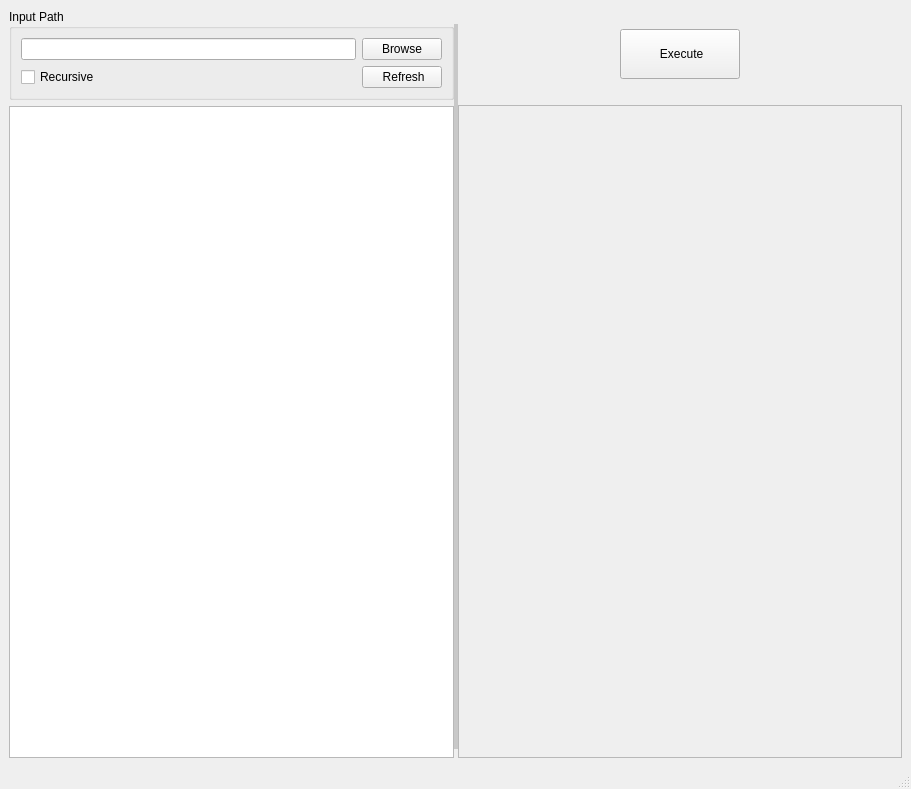
<?xml version="1.0" encoding="UTF-8"?>
<ui version="4.0">
 <class>MainWindow</class>
 <widget class="QMainWindow" name="MainWindow">
  <property name="geometry">
   <rect>
    <x>0</x>
    <y>0</y>
    <width>911</width>
    <height>789</height>
   </rect>
  </property>
  <property name="sizePolicy">
   <sizepolicy hsizetype="Preferred" vsizetype="Preferred">
    <horstretch>0</horstretch>
    <verstretch>0</verstretch>
   </sizepolicy>
  </property>
  <property name="minimumSize">
   <size>
    <width>662</width>
    <height>461</height>
   </size>
  </property>
  <property name="windowTitle">
   <string>MainWindow</string>
  </property>
  <property name="layoutDirection">
   <enum>Qt::LayoutDirection::LeftToRight</enum>
  </property>
  <widget class="QWidget" name="centralwidget">
   <property name="minimumSize">
    <size>
     <width>662</width>
     <height>400</height>
    </size>
   </property>
   <layout class="QHBoxLayout" name="horizontalLayout">
    <item>
     <widget class="QSplitter" name="splitter">
      <property name="sizePolicy">
       <sizepolicy hsizetype="Minimum" vsizetype="Preferred">
        <horstretch>0</horstretch>
        <verstretch>0</verstretch>
       </sizepolicy>
      </property>
      <property name="minimumSize">
       <size>
        <width>425</width>
        <height>400</height>
       </size>
      </property>
      <property name="autoFillBackground">
       <bool>false</bool>
      </property>
      <property name="styleSheet">
       <string notr="true">QSplitter::handle {
    background-color: rgb(200, 200, 200);
    margin-top: 15px;   /* shrink visible part */
    margin-bottom: 9px;  /* shrink visible part */
}
</string>
      </property>
      <property name="lineWidth">
       <number>0</number>
      </property>
      <property name="orientation">
       <enum>Qt::Orientation::Horizontal</enum>
      </property>
      <property name="opaqueResize">
       <bool>true</bool>
      </property>
      <property name="handleWidth">
       <number>4</number>
      </property>
      <property name="childrenCollapsible">
       <bool>false</bool>
      </property>
      <widget class="QWidget" name="LeftWidgetContainer" native="true">
       <property name="sizePolicy">
        <sizepolicy hsizetype="MinimumExpanding" vsizetype="MinimumExpanding">
         <horstretch>0</horstretch>
         <verstretch>0</verstretch>
        </sizepolicy>
       </property>
       <property name="minimumSize">
        <size>
         <width>325</width>
         <height>300</height>
        </size>
       </property>
       <layout class="QGridLayout" name="gridLayout_3">
        <item row="0" column="0">
         <widget class="QGroupBox" name="groupBox">
          <property name="sizePolicy">
           <sizepolicy hsizetype="MinimumExpanding" vsizetype="Fixed">
            <horstretch>0</horstretch>
            <verstretch>0</verstretch>
           </sizepolicy>
          </property>
          <property name="minimumSize">
           <size>
            <width>300</width>
            <height>86</height>
           </size>
          </property>
          <property name="maximumSize">
           <size>
            <width>16777215</width>
            <height>16777215</height>
           </size>
          </property>
          <property name="title">
           <string>Input Path</string>
          </property>
          <layout class="QGridLayout" name="gridLayout_2">
           <item row="0" column="0">
            <widget class="QLineEdit" name="path_line_edit">
             <property name="sizePolicy">
              <sizepolicy hsizetype="Expanding" vsizetype="Fixed">
               <horstretch>1</horstretch>
               <verstretch>0</verstretch>
              </sizepolicy>
             </property>
             <property name="minimumSize">
              <size>
               <width>100</width>
               <height>0</height>
              </size>
             </property>
            </widget>
           </item>
           <item row="0" column="1">
            <widget class="QPushButton" name="browse_button">
             <property name="sizePolicy">
              <sizepolicy hsizetype="Preferred" vsizetype="Preferred">
               <horstretch>0</horstretch>
               <verstretch>0</verstretch>
              </sizepolicy>
             </property>
             <property name="text">
              <string>Browse</string>
             </property>
            </widget>
           </item>
           <item row="1" column="0">
            <widget class="QCheckBox" name="recursive_check_box">
             <property name="sizePolicy">
              <sizepolicy hsizetype="Fixed" vsizetype="Fixed">
               <horstretch>0</horstretch>
               <verstretch>0</verstretch>
              </sizepolicy>
             </property>
             <property name="minimumSize">
              <size>
               <width>50</width>
               <height>0</height>
              </size>
             </property>
             <property name="text">
              <string>Recursive</string>
             </property>
            </widget>
           </item>
           <item row="1" column="1">
            <widget class="QPushButton" name="refresh_button">
             <property name="sizePolicy">
              <sizepolicy hsizetype="Preferred" vsizetype="Preferred">
               <horstretch>0</horstretch>
               <verstretch>0</verstretch>
              </sizepolicy>
             </property>
             <property name="minimumSize">
              <size>
               <width>20</width>
               <height>20</height>
              </size>
             </property>
             <property name="autoFillBackground">
              <bool>false</bool>
             </property>
             <property name="styleSheet">
              <string notr="true"/>
             </property>
             <property name="text">
              <string> Refresh</string>
             </property>
             <property name="icon">
              <iconset>
               <normaloff>../assets/refresh-arrows.png</normaloff>../assets/refresh-arrows.png</iconset>
             </property>
             <property name="default">
              <bool>false</bool>
             </property>
             <property name="flat">
              <bool>false</bool>
             </property>
            </widget>
           </item>
          </layout>
         </widget>
        </item>
        <item row="1" column="0">
         <widget class="QTreeView" name="directory_tree_view">
          <property name="sizePolicy">
           <sizepolicy hsizetype="MinimumExpanding" vsizetype="MinimumExpanding">
            <horstretch>0</horstretch>
            <verstretch>0</verstretch>
           </sizepolicy>
          </property>
          <property name="minimumSize">
           <size>
            <width>300</width>
            <height>200</height>
           </size>
          </property>
          <property name="alternatingRowColors">
           <bool>true</bool>
          </property>
         </widget>
        </item>
       </layout>
      </widget>
      <widget class="QWidget" name="RightWidgetContainer" native="true">
       <property name="sizePolicy">
        <sizepolicy hsizetype="Minimum" vsizetype="Minimum">
         <horstretch>0</horstretch>
         <verstretch>0</verstretch>
        </sizepolicy>
       </property>
       <property name="minimumSize">
        <size>
         <width>325</width>
         <height>300</height>
        </size>
       </property>
       <layout class="QGridLayout" name="gridLayout_4">
        <item row="3" column="0">
         <widget class="QScrollArea" name="inspector_scroll_area">
          <property name="sizePolicy">
           <sizepolicy hsizetype="MinimumExpanding" vsizetype="MinimumExpanding">
            <horstretch>0</horstretch>
            <verstretch>0</verstretch>
           </sizepolicy>
          </property>
          <property name="minimumSize">
           <size>
            <width>300</width>
            <height>200</height>
           </size>
          </property>
          <property name="widgetResizable">
           <bool>true</bool>
          </property>
          <widget class="QWidget" name="scroll_area_widget_contents">
           <property name="geometry">
            <rect>
             <x>0</x>
             <y>0</y>
             <width>424</width>
             <height>600</height>
            </rect>
           </property>
          </widget>
         </widget>
        </item>
        <item row="0" column="0">
         <spacer name="top_vertical_spacer">
          <property name="orientation">
           <enum>Qt::Orientation::Vertical</enum>
          </property>
          <property name="sizeType">
           <enum>QSizePolicy::Policy::Fixed</enum>
          </property>
          <property name="sizeHint" stdset="0">
           <size>
            <width>0</width>
            <height>20</height>
           </size>
          </property>
         </spacer>
        </item>
        <item row="2" column="0">
         <spacer name="bottom_vertical_spacer">
          <property name="orientation">
           <enum>Qt::Orientation::Vertical</enum>
          </property>
          <property name="sizeType">
           <enum>QSizePolicy::Policy::Fixed</enum>
          </property>
          <property name="sizeHint" stdset="0">
           <size>
            <width>0</width>
            <height>20</height>
           </size>
          </property>
         </spacer>
        </item>
        <item row="1" column="0" alignment="Qt::AlignmentFlag::AlignHCenter">
         <widget class="QPushButton" name="execute_push_button">
          <property name="sizePolicy">
           <sizepolicy hsizetype="Fixed" vsizetype="Fixed">
            <horstretch>0</horstretch>
            <verstretch>0</verstretch>
           </sizepolicy>
          </property>
          <property name="minimumSize">
           <size>
            <width>120</width>
            <height>50</height>
           </size>
          </property>
          <property name="text">
           <string> Execute</string>
          </property>
          <property name="icon">
           <iconset>
            <normaloff>../assets/play-button.png</normaloff>../assets/play-button.png</iconset>
          </property>
         </widget>
        </item>
       </layout>
      </widget>
     </widget>
    </item>
   </layout>
  </widget>
  <widget class="QMenuBar" name="menubar">
   <property name="geometry">
    <rect>
     <x>0</x>
     <y>0</y>
     <width>911</width>
     <height>22</height>
    </rect>
   </property>
  </widget>
  <widget class="QStatusBar" name="statusbar"/>
 </widget>
 <resources/>
 <connections/>
</ui>
